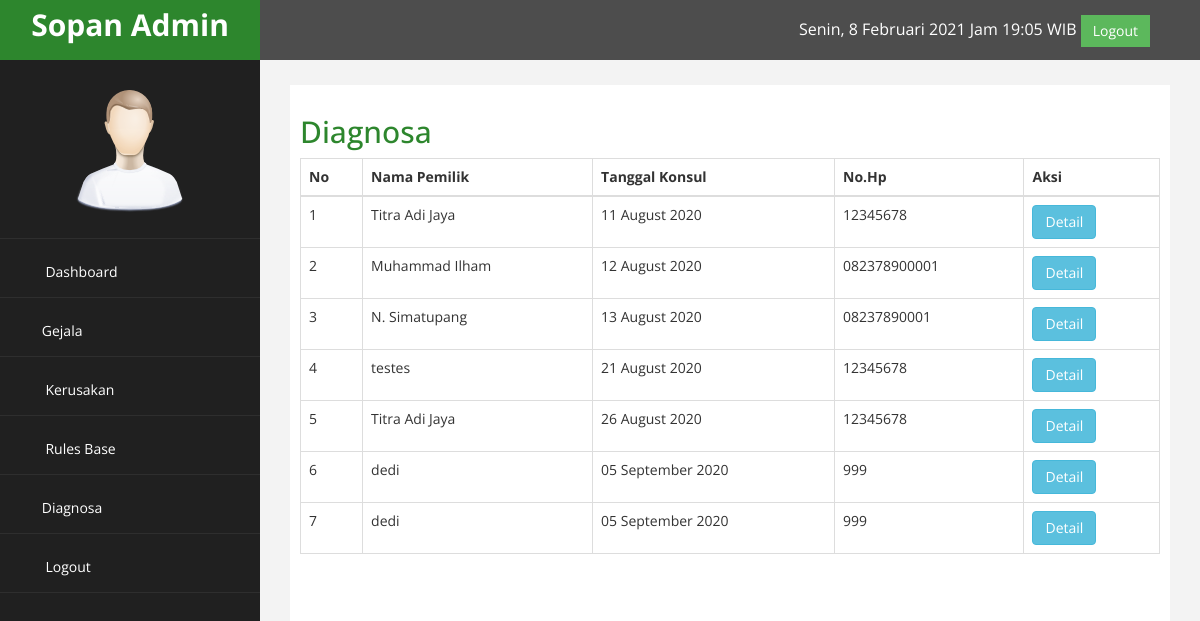
The page /admin/index.php?halaman=diagnosa (signed in) on the database its author committed.
### tables this page shows
CREATE TABLE IF NOT EXISTS `pemilik` (
  `id_pemilik` int(11) NOT NULL AUTO_INCREMENT,
  `nama_pemilik` varchar(100) NOT NULL,
  `no_hp` varchar(15) NOT NULL,
  `alamat` text NOT NULL,
  `tgl_konsul` date NOT NULL,
  `id_kerusakan` int(11) NOT NULL,
  `gejala` longtext DEFAULT NULL,
  `total_perhitungan` float NOT NULL,
  PRIMARY KEY (`id_pemilik`)
);

### admin/diagnosa.php (the view)
<h2> Diagnosa</h2>
<table class="table table-bordered">
    <thead>
        <tr>
            <th>No</th>
            <th>Nama Pemilik</th>
            <th>Tanggal Konsul</th>
            <th>No.Hp</th>
            <th>Aksi</th>
        </tr>
    </thead>
    <tbody>
        <?php $nomor=1;?>
        <?php $ambil=$koneksi->query("SELECT * FROM pemilik
            ");?>
        <?php while($pecah = $ambil->fetch_assoc()){?>
        <tr>
            <td><?php echo $nomor; ?></td>
            <td><?php echo $pecah['nama_pemilik'];?></td>
            <td><?php echo date ('d F Y', strtotime( $pecah['tgl_konsul']));?></td>
            <td><?php echo $pecah['no_hp'];?></td>
            <td>
                <a href="index.php?halaman=diagnosadetail&id=<?php echo $pecah['id_pemilik']?>" class="btn-info btn">Detail</a>
            </td>
        </tr>
        <?php $nomor++;?>
        <?php }?>
    </tbody>
</table>

### assets/css/custom.css (style rules this page uses)
body { font-family: 'Open Sans', sans-serif; }
h2 { color: #2d862d; }

### rows shown on the page
pemilik: nama_pemilik "Titra Adi Jaya", tgl_konsul "11 August 2020", no_hp "12345678"
pemilik: nama_pemilik "Muhammad Ilham", tgl_konsul "12 August 2020", no_hp "082378900001"
pemilik: nama_pemilik "N. Simatupang", tgl_konsul "13 August 2020", no_hp "08237890001"
pemilik: nama_pemilik "testes", tgl_konsul "21 August 2020", no_hp "12345678"
pemilik: nama_pemilik "Titra Adi Jaya", tgl_konsul "26 August 2020", no_hp "12345678"
pemilik: nama_pemilik "dedi", tgl_konsul "05 September 2020", no_hp "999"
pemilik: nama_pemilik "dedi", tgl_konsul "05 September 2020", no_hp "999"

### other values the page prints
$_SESSION['user']['nama_lengkap'] "Sopan"
